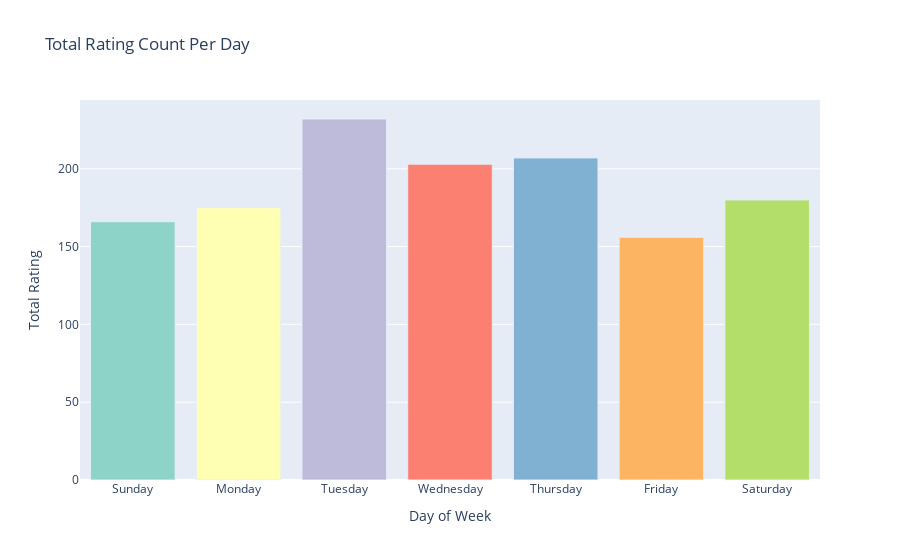
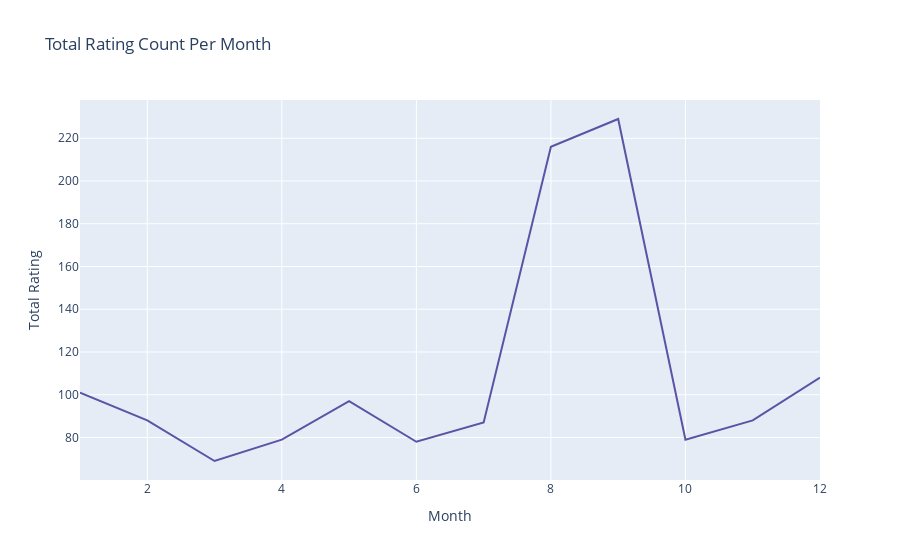
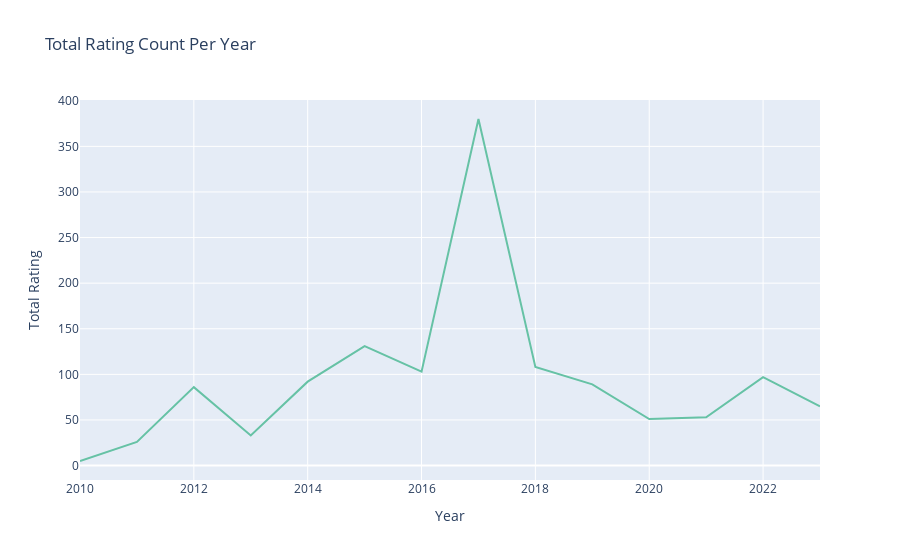

The cell these charts' notebook holds for them, in order:
### Code cell
day_names = ['Sunday', 'Monday', 'Tuesday', 'Wednesday', 'Thursday', 'Friday', 'Saturday']
daily_rating = df_clean.groupby(['DayOfWeek'])['Rating'].sum().reset_index()

# Choose colors manually from Set3 or Sunset
set3_colors = px.colors.qualitative.Set3


# First bar chart 
fig = px.bar(
    daily_rating,
    x='DayOfWeek',
    y='Rating',
    labels={'DayOfWeek': 'Day of Week', 'Rating': 'Total Rating'},
    title='Total Rating Count Per Day '
)

fig.update_traces(
    marker_color=set3_colors,  
    marker_line_color=None, 
    marker_line_width=1
)

fig.update_xaxes(
    tickmode='array',
    tickvals=daily_rating['DayOfWeek'].unique(),
    ticktext=day_names
)
fig.show()

# Line chart: Total Rating Count Per Month 
annual_rating = df_clean.groupby(['Month'])['Rating'].sum().reset_index()
fig = px.line(
    annual_rating,
    x='Month',
    y='Rating',
    labels={'Month': 'Month', 'Rating': 'Total Rating'},
    title='Total Rating Count Per Month',
    color_discrete_sequence=px.colors.sequential.Sunset_r  
)
fig.show()

# Line chart: Total Rating Count Per Year 
annual_rating = df_clean.groupby(['Year'])['Rating'].sum().reset_index()
fig = px.line(
    annual_rating,
    x='Year',
    y='Rating',
    labels={'Year': 'Year', 'Rating': 'Total Rating'},
    title='Total Rating Count Per Year',
    color_discrete_sequence=px.colors.qualitative.Set2
)
fig.show()

### Figure 1 — Plotly figure (JSON) as saved in the notebook; plotly's stock layout.template omitted (floating-point values rounded to 4 significant figures)
{"data": [{"alignmentgroup": "True", "hovertemplate": "Day of Week=%{x}<br>Total Rating=%{y}<extra></extra>", "legendgroup": "", "marker": {"color": ["rgb(141,211,199)", "rgb(255,255,179)", "rgb(190,186,218)", "rgb(251,128,114)", "rgb(128,177,211)", "rgb(253,180,98)", "rgb(179,222,105)", "rgb(252,205,229)", "rgb(217,217,217)", "rgb(188,128,189)", "rgb(204,235,197)", "rgb(255,237,111)"], "line": {"width": 1}, "pattern": {"shape": ""}}, "name": "", "offsetgroup": "", "orientation": "v", "showlegend": false, "textposition": "auto", "type": "bar", "x": [0, 1, 2, 3, 4, 5, 6], "xaxis": "x", "y": [166, 175, 232, 203, 207, 156, 180], "yaxis": "y"}], "layout": {"barmode": "relative", "legend": {"tracegroupgap": 0}, "title": {"text": "Total Rating Count Per Day "}, "xaxis": {"anchor": "y", "domain": [0, 1], "tickmode": "array", "ticktext": ["Sunday", "Monday", "Tuesday", "Wednesday", "Thursday", "Friday", "Saturday"], "tickvals": [0, 1, 2, 3, 4, 5, 6], "title": {"text": "Day of Week"}}, "yaxis": {"anchor": "x", "domain": [0, 1], "title": {"text": "Total Rating"}}}}

### Figure 2 — Plotly figure (JSON) as saved in the notebook; plotly's stock layout.template omitted (floating-point values rounded to 4 significant figures)
{"data": [{"hovertemplate": "Month=%{x}<br>Total Rating=%{y}<extra></extra>", "legendgroup": "", "line": {"color": "rgb(92, 83, 165)", "dash": "solid"}, "marker": {"symbol": "circle"}, "mode": "lines", "name": "", "orientation": "v", "showlegend": false, "type": "scatter", "x": [1, 2, 3, 4, 5, 6, 7, 8, 9, 10, 11, 12], "xaxis": "x", "y": [101, 88, 69, 79, 97, 78, 87, 216, 229, 79, 88, 108], "yaxis": "y"}], "layout": {"legend": {"tracegroupgap": 0}, "title": {"text": "Total Rating Count Per Month"}, "xaxis": {"anchor": "y", "domain": [0, 1], "title": {"text": "Month"}}, "yaxis": {"anchor": "x", "domain": [0, 1], "title": {"text": "Total Rating"}}}}

### Figure 3 — Plotly figure (JSON) as saved in the notebook; plotly's stock layout.template omitted (floating-point values rounded to 4 significant figures)
{"data": [{"hovertemplate": "Year=%{x}<br>Total Rating=%{y}<extra></extra>", "legendgroup": "", "line": {"color": "rgb(102,194,165)", "dash": "solid"}, "marker": {"symbol": "circle"}, "mode": "lines", "name": "", "orientation": "v", "showlegend": false, "type": "scatter", "x": [2010, 2011, 2012, 2013, 2014, 2015, 2016, 2017, 2018, 2019, 2020, 2021, 2022, 2023], "xaxis": "x", "y": [5, 26, 86, 33, 92, 131, 103, 380, 108, 89, 51, 53, 97, 65], "yaxis": "y"}], "layout": {"legend": {"tracegroupgap": 0}, "title": {"text": "Total Rating Count Per Year"}, "xaxis": {"anchor": "y", "domain": [0, 1], "title": {"text": "Year"}}, "yaxis": {"anchor": "x", "domain": [0, 1], "title": {"text": "Total Rating"}}}}
